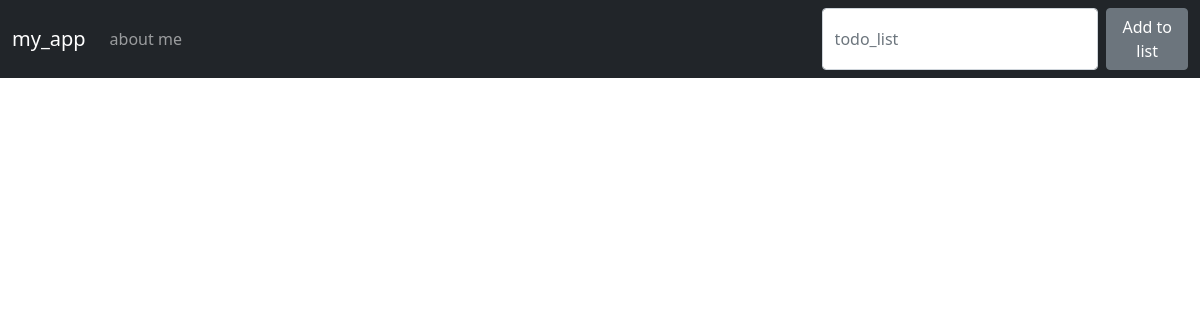
The app's page /, older data.
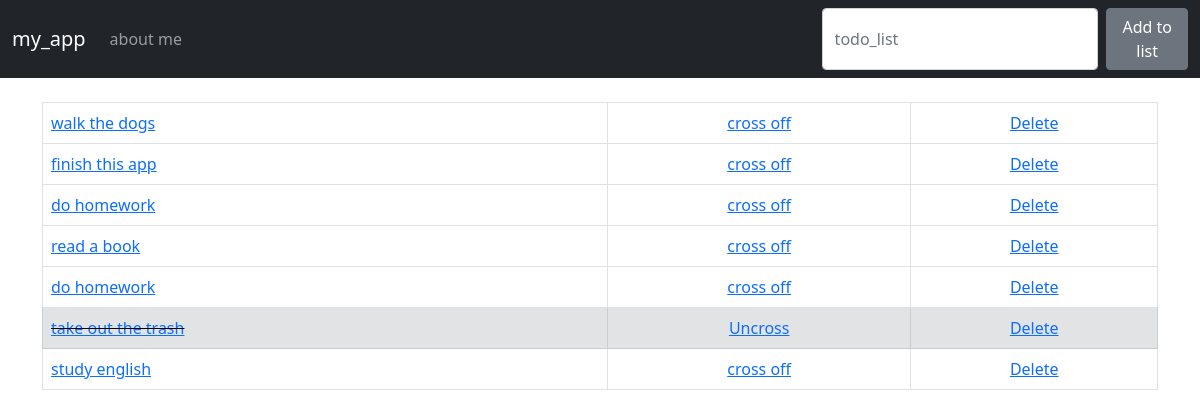
The same page, newer data.
### todo_list/models.py (models this page shows, shortened)
class list(models.Model):
    item = models.CharField(max_length=200)
    completed = models.BooleanField(default=False)

### todo_list/views.py (the view)
# urls.py: 2. Add a URL to urlpatterns:  path('', views.home, name='home')
def home(request):
    if request.method == "POST":
        form = listForm(request.POST or None)
        if form.is_valid():
            form.save()
            all_items = list.objects.all
            messages.success(request, ('Item Has Been Added To List'))
            return render(request,'home.html', {'all_items': all_items})
    else:
        all_items = list.objects.all
        return render(request,'home.html', {'all_items': all_items})

### todo_list/templates/home.html (shortened to what this page needs)
{% extends 'base.html' %}
{% block content %}
{% if all_items %}
<table class="table table-bordered ">
    {% for things in all_items %}
        {% if things.completed %}
            <tr class="table-secondary">
                <td class="striker"><a href="{% url 'edit' things.id %}">{{ things.item }}</a> </td>
                <td ><center><a href="{% url 'Uncross' things.id %}"> Uncross  </a></center></td>
                <td><center><a href="{% url 'delete' things.id %}"> Delete  </a></center></td>
            </tr>
        {% else %}
            <tr>
                <td><a href="{% url 'edit' things.id %}"> {{ things.item }}</a></td>
                <td><center><a href="{% url 'cross_off' things.id %}"> cross off  </a></center></td>
                <td><center><a href="{% url 'delete' things.id %}"> Delete </a></center></td>
            </tr>
        {% endif %}
    {% endfor %}
</table>
{% endif%}
{% endblock %}

### todo_list/templates/base.html (shortened to what this page needs)
{% load static %}
<!doctype html>
<html lang="en">
  <head>
    <link href="https://cdn.jsdelivr.net/npm/bootstrap@5.0.0-beta2/dist/css/bootstrap.min.css" rel="stylesheet">
    <link  href="{% static 'css/my_style.css' %}" rel="stylesheet"  >
  </head>
  <body>
    <nav class="navbar navbar-expand-lg navbar-dark bg-dark">
        <div class="container-fluid">
          <a class="navbar-brand" href="{% url 'home' %}">my_app</a>
          <div class="collapse navbar-collapse" id="navbarSupportedContent">
            <ul class="navbar-nav me-auto mb-2 mb-lg-0">
              <li class="nav-item">
                <a class="nav-link" href="{% url 'about' %}">about me</a>
              </li>
            </ul>
            <form class="d-flex" method="POST">
              <input class="form-control me-2" type="search" placeholder="todo_list" aria-label="Search" name="item">
              <button class="btn btn-secondary">Add to list</button>
            </form>
          </div>
        </div>
      </nav>
    <br/>
    <div class="container">
    {% block content %}
    {% endblock %}
    </div>
  </body>
</html>

### todo_list/static/css/my_style.css (style rules this page uses)
.striker { text-decoration: line-through; }

Row changes from the older to the newer data that the page shows:
added list: item "walk the dogs"
added list: item "finish this app"
added list: item "do homework"
added list: item "read a book"
added list: item "do homework"
added list: item "take out the trash"
added list: item "study english"
